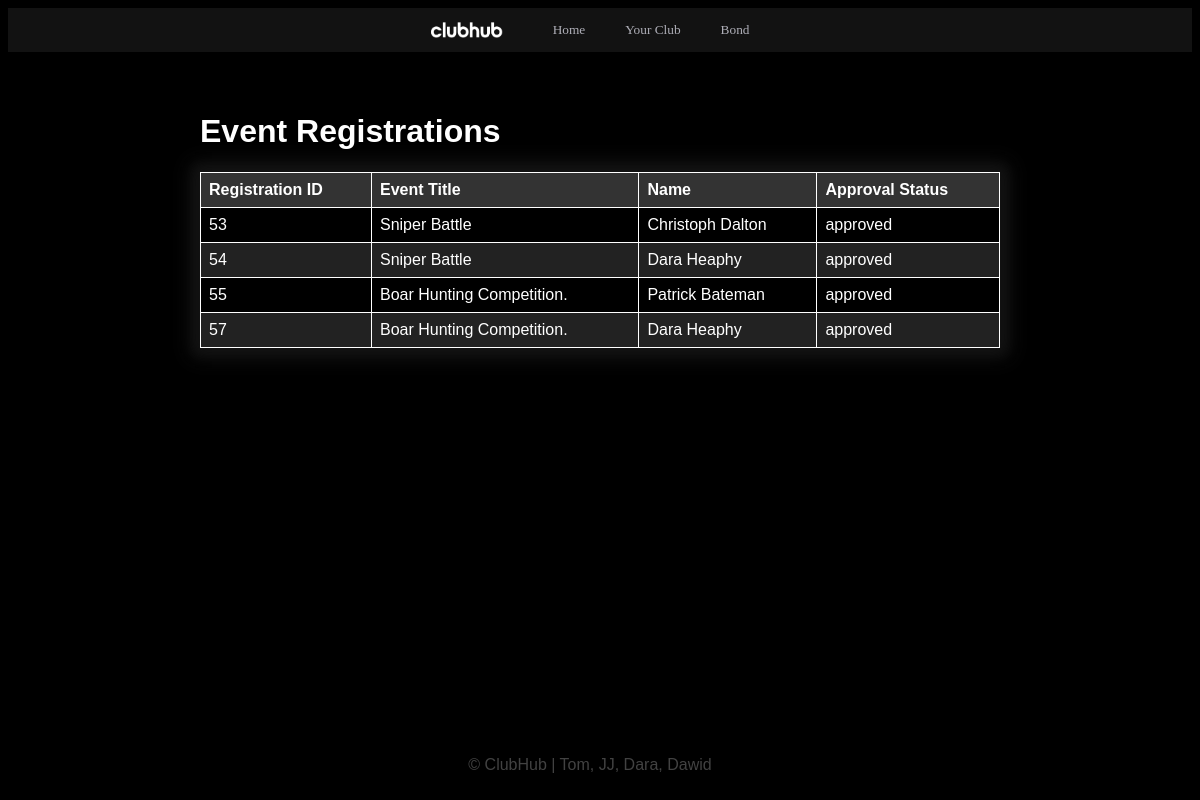
/coordinator_view_event_registrations (signed in), run on the app's committed database.
### tables this page shows
CREATE TABLE "Login"(
UserID INTEGER PRIMARY KEY,
Username TEXT NOT NULL UNIQUE,
Password TEXT NOT NULL,
CreatedTimestamp DATETIME DEFAULT CURRENT_TIMESTAMP,
UpdatedTimestamp DATETIME DEFAULT CURRENT_TIMESTAMP,
FOREIGN KEY (UserID) REFERENCES Users(UserID)
);

CREATE TABLE EventRegistration (
    RegistrationID INTEGER PRIMARY KEY AUTOINCREMENT,
    EventID INTEGER NOT NULL,
    UserID INTEGER NOT NULL,
    ApprovalStatus TEXT DEFAULT 'pending' NOT NULL CHECK(ApprovalStatus IN ('approved', 'pending', 'rejected')),
    created_timestamp TIMESTAMP DEFAULT CURRENT_TIMESTAMP,
    updated_timestamp TIMESTAMP DEFAULT CURRENT_TIMESTAMP,
    FOREIGN KEY (EventID) REFERENCES Events(EventID),
    FOREIGN KEY (UserID) REFERENCES Users(UserID)
    CONSTRAINT UniqueEventUserID UNIQUE (EventID, UserID)
);

CREATE TABLE "Events" (
	EventID INTEGER PRIMARY KEY AUTOINCREMENT,
	ClubID INTEGER,
	Title VARCHAR(20),
	Description VARCHAR(30),
	ApprovalStatus TEXT DEFAULT 'pending' NOT NULL CHECK(ApprovalStatus IN ('approved', 'pending', 'rejected')),
	Date_ DATE NOT NULL,
	Time_ TIME NOT NULL,
	VenueID INTEGER NOT NULL,
    created_timestamp TIMESTAMP DEFAULT CURRENT_TIMESTAMP,
    updated_timestamp TIMESTAMP DEFAULT CURRENT_TIMESTAMP,
    FOREIGN KEY (VenueID) REFERENCES Venues(VenueID),
    FOREIGN KEY (ClubID) REFERENCES Clubs(ClubID),
    CONSTRAINT UniqueDateTimeVenue UNIQUE (Date_, Time_, VenueID)
);

### app.py (the view)
@app.route('/coordinator_view_event_registrations')
def coordinator_view_event_registrations():
    roleCheck = session.get("roleCheck", 0)
    username = session.get("username", "base")
    UserID = Login.get_user_id(username)
    event_registrations = Events.coordinator_view_event_registrations(UserID)
    return render_template('coordinator_view_event_registrations.html', event_registrations=event_registrations, UserID=UserID, roleCheck=roleCheck, username=username)

### Events.py (called while the page is built)
def coordinator_view_event_registrations(UserID):
    conn = sqlite3.connect('MiniEpic.db')
    cursor = conn.cursor()
    cursor.execute("SELECT ClubID FROM Clubs WHERE CoordinatorID = ?", (UserID,))
    coordinatorClub = cursor.fetchone()
    cursor.execute("SELECT ER.RegistrationID, E.Title, U.Name || ' ' || U.Surname, ER.ApprovalStatus FROM EventRegistration ER, Events E, Users U WHERE ER.EVentID = E.EVentID AND ER.ApprovalStatus = 'approved' AND ER.UserID = U.UserID AND E.ClubID = ?", (coordinatorClub[0],))
    registrations = cursor.fetchall()
    result = [list(row) for row in registrations]
    conn.close()
    return result

### Login.py (called while the page is built)
def get_user_id(Username):
    conn = sqlite3.connect('MiniEpic.db')
    cursor = conn.cursor()
    cursor.execute("SELECT UserID FROM Login WHERE Username=?",(Username,))
    row = cursor.fetchone ()
    user_id = row[0]
    return user_id

### templates/coordinator_view_event_registrations.html (shortened to what this page needs)
{% extends "base.html" %}
{% block content %}
    <div class="container">
        <h1>Event Registrations</h1>
        <table class="event-table">
            <thead>
                <tr>
                    <th>Registration ID</th>
                    <th>Event Title</th>
                    <th>Name</th>
                    <th>Approval Status</th>
                </tr>
            </thead>
            <tbody>
                {% for registration in event_registrations %}
                <tr>
                    <td>{{ registration[0] }}</td>
                    <td>{{ registration[1] }}</td>
                    <td>{{ registration[2] }}</td>
                    <td>{{ registration[3] }}</td>
                </tr>
                {% endfor %}
            </tbody>
        </table>
    </div>
{% endblock %}

### templates/base.html (shortened to what this page needs)
<!DOCTYPE html>
<html lang="en">
<head>
</head>
<body>
    <nav>
        <img src="/static/clubhub_white.png" alt="Tiny Logo">
        <a href="/">Home</a>
        {% if roleCheck == 3 %}
            <a href="clubs">Clubs</a>
            <a href="events">Events</a>
            <a href="memberships">Memberships</a>
        {% elif roleCheck == 1 %}
            <a href="your_club">Your Club</a>
        {% elif roleCheck == 2 %}
            <a href="users">Users</a>
            <a href="coordinators">Coordinators</a>
            <a href="admin_clubs">Pending Clubs</a>
        {% endif %}
        {% if 'username' in session %}
            <a href="profile">{{username}}</a>
        {% else %}
            <a href="login">Login</a>
        {% endif %}
    </nav>
    {% block content %}{% endblock %}
</body>
<footer>
    <p>&copy; ClubHub | Tom, JJ, Dara, Dawid</p>
</footer>
</html>

### templates/base.html (style rules this page uses)
nav { position: sticky; top: 0; background-color: #121212; padding: 14px 30px; display: flex; align-items: center; justify-content: center; z-index: 1000; }
nav img { height: 16px; margin-right: 30px; }
nav a { font-family: 'Sequel Sans Light Head', Rockwell; font-size: smaller; color: #aeaeb7; text-decoration: none; margin: 0 20px; }
footer { background-color: black; text-align: center; font-family: Arial, Helvetica, sans-serif; color: rgb(66, 66, 66); padding: 10px; margin-top: auto; }

### templates/coordinator_view_event_registrations.html (style rules this page uses)
body { background-color: #000000; background-size: cover; background-position: center; color: #fff; font-family: Arial; }
.container { max-width: 800px; margin: auto; padding: 40px; }
.event-table { font-family: Arial, Helvetica, sans-serif; width: 100%; border-collapse: collapse; margin-top: 20px; background-color: rgba(0, 0, 0, 0.8); box-shadow: 0 0 10px 5px #121212, 0 0 20px 10px #141414; transition: box-shadow 0.3s ease-in-out; }
.event-table th, .event-table td { border: 1px solid #fff; padding: 8px; text-align: left; }
.event-table th { background-color: #333; color: #fff; }
.event-table tbody tr:nth-child(even) { background-color: #222; }
footer { position: fixed; right: 0; bottom: 0; width: 100%; background-color: black; text-align: center; font-family: 'Arial'; color: rgb(66, 66, 66); padding: 10px; }

### data on the page
Login: Username "Bond"
EventRegistration: RegistrationID "53", Title "Sniper Battle", registration "Christoph Dalton", ApprovalStatus "approved"
EventRegistration: RegistrationID "54", Title "Sniper Battle", registration "Dara Heaphy", ApprovalStatus "approved"
EventRegistration: RegistrationID "55", Title "Boar Hunting Competition.", registration "Patrick Bateman", ApprovalStatus "approved"
EventRegistration: RegistrationID "57", Title "Boar Hunting Competition.", registration "Dara Heaphy", ApprovalStatus "approved"
